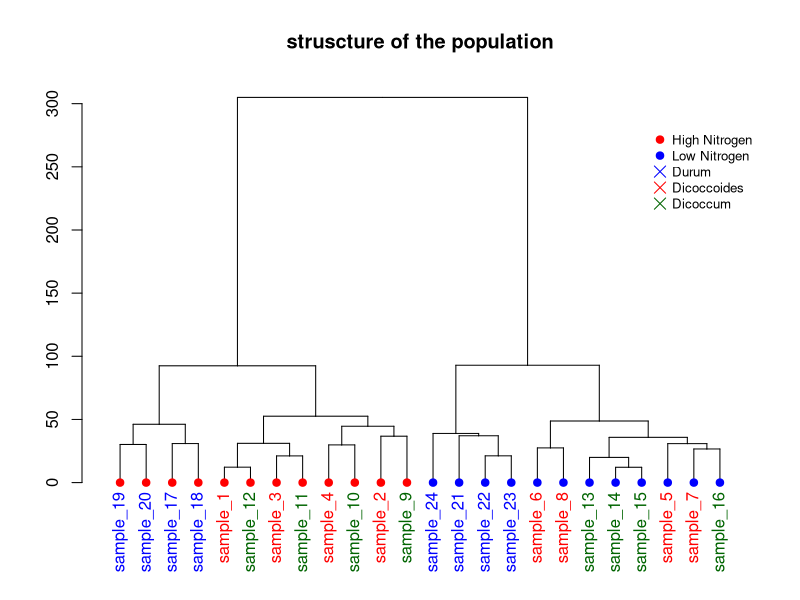

Generate this figure with R:
# Build dataset (just copy and paste, this is NOT interesting)
sample <- paste(rep("sample_",24) , seq(1,24) , sep="")
specie <- c(rep("dicoccoides" , 8) , rep("dicoccum" , 8) , rep("durum" , 8))
treatment <- rep(c(rep("High",4 ) , rep("Low",4)),3)
data <- data.frame(sample,specie,treatment)
for (i in seq(1:5)){
  gene=sample(c(1:40) , 24 )
  data=cbind(data , gene)
  colnames(data)[ncol(data)]=paste("gene_",i,sep="")
}
data[data$treatment=="High" , c(4:8)]=data[data$treatment=="High" , c(4:8)]+100
data[data$specie=="durum" , c(4:8)]=data[data$specie=="durum" , c(4:8)]-30
rownames(data) <- data[,1]    

# Have a look to the dataset
# head(data)

# Compute Euclidean distance between samples
dist=dist(data[ , c(4:8)] , diag=TRUE)

# Perfor clustering with hclust
hc <- hclust(dist)
dhc <- as.dendrogram(hc)

# Actually, each leaf of the tree has several attributes, like the color, the shape.. Have a look to it: 
specific_leaf <- dhc[[1]][[1]][[1]]
# specific_leaf
# attributes(specific_leaf)

#So if I Want to color each leaf of the Tree, I have to change the attribute of each leaf. This can be done using the dendrapply function. So I create a function that # # add 3 attributes to the leaf : one for the color (“lab.col”) ,one for the font “lab.font” and one for the size (“lab.cex”).
i=0
colLab<<-function(n){
  if(is.leaf(n)){
    
    #I take the current attributes
    a=attributes(n)
    
    #I deduce the line in the original data, and so the treatment and the specie.
    ligne=match(attributes(n)$label,data[,1])
    treatment=data[ligne,3];
    if(treatment=="Low"){col_treatment="blue"};if(treatment=="High"){col_treatment="red"}
    specie=data[ligne,2];
    if(specie=="dicoccoides"){col_specie="red"};if(specie=="dicoccum"){col_specie="Darkgreen"};if(specie=="durum"){col_specie="blue"}
    
    #Modification of leaf attribute
    attr(n,"nodePar")<-c(a$nodePar,list(cex=1.5,lab.cex=1,pch=20,col=col_treatment,lab.col=col_specie,lab.font=1,lab.cex=1))
  }
  return(n)
}

# Finally I just have to apply this to my dendrogram
dL <- dendrapply(dhc, colLab)

# And the plot
plot(dL , main="struscture of the population")
legend("topright", 
       legend = c("High Nitrogen" , "Low Nitrogen" , "Durum" , "Dicoccoides" , "Dicoccum"), 
       col = c("red", "blue" , "blue" , "red" , "Darkgreen"), 
       pch = c(20,20,4,4,4), bty = "n",  pt.cex = 1.5, cex = 0.8 , 
       text.col = "black", horiz = FALSE, inset = c(0, 0.1))

